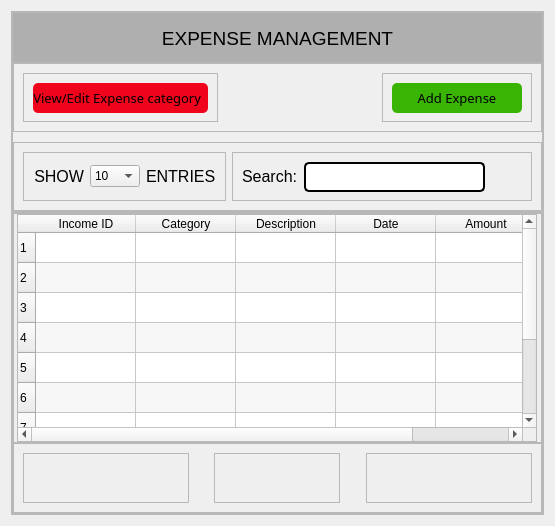
                  <widget class="QWidget" name="pageExpenseManagement">
                   <layout class="QVBoxLayout" name="verticalLayout_67">
                    <item>
                     <widget class="QFrame" name="frame_122">
                      <property name="frameShape">
                       <enum>QFrame::StyledPanel</enum>
                      </property>
                      <property name="frameShadow">
                       <enum>QFrame::Raised</enum>
                      </property>
                      <layout class="QVBoxLayout" name="verticalLayout_58">
                       <property name="spacing">
                        <number>0</number>
                       </property>
                       <property name="leftMargin">
                        <number>0</number>
                       </property>
                       <property name="topMargin">
                        <number>0</number>
                       </property>
                       <property name="rightMargin">
                        <number>0</number>
                       </property>
                       <property name="bottomMargin">
                        <number>0</number>
                       </property>
                       <item>
                        <widget class="QFrame" name="frame_123">
                         <property name="minimumSize">
                          <size>
                           <width>30</width>
                           <height>30</height>
                          </size>
                         </property>
                         <property name="maximumSize">
                          <size>
                           <width>16777215</width>
                           <height>50</height>
                          </size>
                         </property>
                         <property name="frameShape">
                          <enum>QFrame::StyledPanel</enum>
                         </property>
                         <property name="frameShadow">
                          <enum>QFrame::Raised</enum>
                         </property>
                         <layout class="QVBoxLayout" name="verticalLayout_62">
                          <property name="spacing">
                           <number>0</number>
                          </property>
                          <property name="leftMargin">
                           <number>0</number>
                          </property>
                          <property name="topMargin">
                           <number>0</number>
                          </property>
                          <property name="rightMargin">
                           <number>0</number>
                          </property>
                          <property name="bottomMargin">
                           <number>0</number>
                          </property>
                          <item>
                           <widget class="QLabel" name="label_53">
                            <property name="minimumSize">
                             <size>
                              <width>0</width>
                              <height>50</height>
                             </size>
                            </property>
                            <property name="font">
                             <font>
                              <pointsize>14</pointsize>
                             </font>
                            </property>
                            <property name="styleSheet">
                             <string notr="true">background-color: rgb(175, 175, 175);</string>
                            </property>
                            <property name="text">
                             <string>EXPENSE MANAGEMENT</string>
                            </property>
                            <property name="alignment">
                             <set>Qt::AlignCenter</set>
                            </property>
                           </widget>
                          </item>
                         </layout>
                        </widget>
                       </item>
                       <item>
                        <widget class="QFrame" name="frame_124">
                         <property name="minimumSize">
                          <size>
                           <width>0</width>
                           <height>100</height>
                          </size>
                         </property>
                         <property name="maximumSize">
                          <size>
                           <width>16777215</width>
                           <height>150</height>
                          </size>
                         </property>
                         <property name="frameShape">
                          <enum>QFrame::StyledPanel</enum>
                         </property>
                         <property name="frameShadow">
                          <enum>QFrame::Raised</enum>
                         </property>
                         <layout class="QVBoxLayout" name="verticalLayout_63">
                          <property name="spacing">
                           <number>10</number>
                          </property>
                          <property name="leftMargin">
                           <number>0</number>
                          </property>
                          <property name="topMargin">
                           <number>0</number>
                          </property>
                          <property name="rightMargin">
                           <number>0</number>
                          </property>
                          <property name="bottomMargin">
                           <number>0</number>
                          </property>
                          <item>
                           <widget class="QFrame" name="frame_125">
                            <property name="frameShape">
                             <enum>QFrame::StyledPanel</enum>
                            </property>
                            <property name="frameShadow">
                             <enum>QFrame::Raised</enum>
                            </property>
                            <layout class="QHBoxLayout" name="horizontalLayout_47">
                             <item alignment="Qt::AlignLeft">
                              <widget class="QFrame" name="frame_126">
                               <property name="frameShape">
                                <enum>QFrame::StyledPanel</enum>
                               </property>
                               <property name="frameShadow">
                                <enum>QFrame::Raised</enum>
                               </property>
                               <layout class="QVBoxLayout" name="verticalLayout_64">
                                <item>
                                 <widget class="QPushButton" name="btn_pageExpenseManagement_ViewExpenseCategory">
                                  <property name="minimumSize">
                                   <size>
                                    <width>140</width>
                                    <height>30</height>
                                   </size>
                                  </property>
                                  <property name="font">
                                   <font>
                                    <family>Franklin Gothic Book</family>
                                    <pointsize>10</pointsize>
                                   </font>
                                  </property>
                                  <property name="cursor">
                                   <cursorShape>PointingHandCursor</cursorShape>
                                  </property>
                                  <property name="styleSheet">
                                   <string notr="true">border-radius:5px;
background-color: rgb(240, 4, 28);</string>
                                  </property>
                                  <property name="text">
                                   <string>View/Edit Expense category  </string>
                                  </property>
                                  <property name="icon">
                                   <iconset resource="resources.qrc">
                                    <normaloff>:/icons/icons/add.png</normaloff>:/icons/icons/add.png</iconset>
                                  </property>
                                 </widget>
                                </item>
                               </layout>
                              </widget>
                             </item>
                             <item alignment="Qt::AlignRight">
                              <widget class="QFrame" name="frame_127">
                               <property name="minimumSize">
                                <size>
                                 <width>150</width>
                                 <height>0</height>
                                </size>
                               </property>
                               <property name="frameShape">
                                <enum>QFrame::StyledPanel</enum>
                               </property>
                               <property name="frameShadow">
                                <enum>QFrame::Raised</enum>
                               </property>
                               <layout class="QVBoxLayout" name="verticalLayout_65">
                                <item>
                                 <widget class="QPushButton" name="btn_pageExpenseManagement_AddExpense">
                                  <property name="minimumSize">
                                   <size>
                                    <width>100</width>
                                    <height>30</height>
                                   </size>
                                  </property>
                                  <property name="font">
                                   <font>
                                    <family>Franklin Gothic Book</family>
                                    <pointsize>10</pointsize>
                                   </font>
                                  </property>
                                  <property name="cursor">
                                   <cursorShape>PointingHandCursor</cursorShape>
                                  </property>
                                  <property name="styleSheet">
                                   <string notr="true">border-radius:5px;
background-color: rgb(57, 180, 4);</string>
                                  </property>
                                  <property name="text">
                                   <string>Add Expense</string>
                                  </property>
                                  <property name="icon">
                                   <iconset resource="resources.qrc">
                                    <normaloff>:/icons/icons/add.png</normaloff>:/icons/icons/add.png</iconset>
                                  </property>
                                 </widget>
                                </item>
                               </layout>
                              </widget>
                             </item>
                            </layout>
                           </widget>
                          </item>
                          <item>
                           <widget class="QFrame" name="frame_128">
                            <property name="styleSheet">
                             <string notr="true"/>
                            </property>
                            <property name="frameShape">
                             <enum>QFrame::StyledPanel</enum>
                            </property>
                            <property name="frameShadow">
                             <enum>QFrame::Raised</enum>
                            </property>
                            <layout class="QHBoxLayout" name="horizontalLayout_48">
                             <item>
                              <widget class="QFrame" name="frame_129">
                               <property name="maximumSize">
                                <size>
                                 <width>250</width>
                                 <height>16777215</height>
                                </size>
                               </property>
                               <property name="frameShape">
                                <enum>QFrame::StyledPanel</enum>
                               </property>
                               <property name="frameShadow">
                                <enum>QFrame::Raised</enum>
                               </property>
                               <layout class="QHBoxLayout" name="horizontalLayout_49">
                                <item>
                                 <widget class="QLabel" name="label_54">
                                  <property name="font">
                                   <font>
                                    <pointsize>12</pointsize>
                                   </font>
                                  </property>
                                  <property name="text">
                                   <string>SHOW</string>
                                  </property>
                                  <property name="alignment">
                                   <set>Qt::AlignRight|Qt::AlignTrailing|Qt::AlignVCenter</set>
                                  </property>
                                 </widget>
                                </item>
                                <item>
                                 <widget class="QComboBox" name="combo_pageExpenseManagement_entries">
                                  <property name="maximumSize">
                                   <size>
                                    <width>50</width>
                                    <height>16777215</height>
                                   </size>
                                  </property>
                                  <property name="cursor">
                                   <cursorShape>PointingHandCursor</cursorShape>
                                  </property>
                                  <item>
                                   <property name="text">
                                    <string>10</string>
                                   </property>
                                  </item>
                                  <item>
                                   <property name="text">
                                    <string>15</string>
                                   </property>
                                  </item>
                                  <item>
                                   <property name="text">
                                    <string>20</string>
                                   </property>
                                  </item>
                                  <item>
                                   <property name="text">
                                    <string>30</string>
                                   </property>
                                  </item>
                                  <item>
                                   <property name="text">
                                    <string>50</string>
                                   </property>
                                  </item>
                                  <item>
                                   <property name="text">
                                    <string>100</string>
                                   </property>
                                  </item>
                                 </widget>
                                </item>
                                <item>
                                 <widget class="QLabel" name="label_55">
                                  <property name="font">
                                   <font>
                                    <pointsize>12</pointsize>
                                   </font>
                                  </property>
                                  <property name="text">
                                   <string>ENTRIES</string>
                                  </property>
                                 </widget>
                                </item>
                               </layout>
                              </widget>
                             </item>
                             <item alignment="Qt::AlignRight">
                              <widget class="QFrame" name="frame_130">
                               <property name="minimumSize">
                                <size>
                                 <width>300</width>
                                 <height>0</height>
                                </size>
                               </property>
                               <property name="frameShape">
                                <enum>QFrame::StyledPanel</enum>
                               </property>
                               <property name="frameShadow">
                                <enum>QFrame::Raised</enum>
                               </property>
                               <layout class="QHBoxLayout" name="horizontalLayout_50">
                                <item>
                                 <widget class="QLabel" name="label_56">
                                  <property name="font">
                                   <font>
                                    <pointsize>12</pointsize>
                                   </font>
                                  </property>
                                  <property name="text">
                                   <string>Search:</string>
                                  </property>
                                 </widget>
                                </item>
                                <item>
                                 <widget class="QLineEdit" name="led_pageExpenseManagement_search">
                                  <property name="minimumSize">
                                   <size>
                                    <width>0</width>
                                    <height>30</height>
                                   </size>
                                  </property>
                                  <property name="styleSheet">
                                   <string notr="true">border: 2px solid black;
border-radius: 5px</string>
                                  </property>
                                 </widget>
                                </item>
                                <item>
                                 <widget class="QPushButton" name="btn_pageExpenseManagement_search">
                                  <property name="minimumSize">
                                   <size>
                                    <width>30</width>
                                    <height>30</height>
                                   </size>
                                  </property>
                                  <property name="font">
                                   <font>
                                    <family>Franklin Gothic Book</family>
                                    <pointsize>10</pointsize>
                                   </font>
                                  </property>
                                  <property name="cursor">
                                   <cursorShape>PointingHandCursor</cursorShape>
                                  </property>
                                  <property name="styleSheet">
                                   <string notr="true">border-radius:5px;
background-color: rgb(255, 255, 255,0);</string>
                                  </property>
                                  <property name="text">
                                   <string/>
                                  </property>
                                  <property name="icon">
                                   <iconset resource="resources.qrc">
                                    <normaloff>:/icons/icons/search.png</normaloff>:/icons/icons/search.png</iconset>
                                  </property>
                                  <property name="shortcut">
                                   <string>Return</string>
                                  </property>
                                 </widget>
                                </item>
                               </layout>
                              </widget>
                             </item>
                            </layout>
                           </widget>
                          </item>
                         </layout>
                        </widget>
                       </item>
                       <item>
                        <widget class="QFrame" name="frame_131">
                         <property name="minimumSize">
                          <size>
                           <width>0</width>
                           <height>100</height>
                          </size>
                         </property>
                         <property name="maximumSize">
                          <size>
                           <width>16777215</width>
                           <height>1000</height>
                          </size>
                         </property>
                         <property name="frameShape">
                          <enum>QFrame::StyledPanel</enum>
                         </property>
                         <property name="frameShadow">
                          <enum>QFrame::Raised</enum>
                         </property>
                         <layout class="QVBoxLayout" name="verticalLayout_66">
                          <property name="spacing">
                           <number>0</number>
                          </property>
                          <property name="leftMargin">
                           <number>0</number>
                          </property>
                          <property name="topMargin">
                           <number>0</number>
                          </property>
                          <property name="rightMargin">
                           <number>0</number>
                          </property>
                          <property name="bottomMargin">
                           <number>0</number>
                          </property>
                          <item>
                           <widget class="QFrame" name="frame_132">
                            <property name="minimumSize">
                             <size>
                              <width>0</width>
                              <height>230</height>
                             </size>
                            </property>
                            <property name="frameShape">
                             <enum>QFrame::StyledPanel</enum>
                            </property>
                            <property name="frameShadow">
                             <enum>QFrame::Raised</enum>
                            </property>
                            <layout class="QHBoxLayout" name="horizontalLayout_51">
                             <property name="spacing">
                              <number>0</number>
                             </property>
                             <property name="leftMargin">
                              <number>0</number>
                             </property>
                             <property name="topMargin">
                              <number>0</number>
                             </property>
                             <property name="rightMargin">
                              <number>0</number>
                             </property>
                             <property name="bottomMargin">
                              <number>0</number>
                             </property>
                             <item>
                              <widget class="QTableWidget" name="table_pageexpenseManagement_Expense">
                               <property name="maximumSize">
                                <size>
                                 <width>520</width>
                                 <height>16777215</height>
                                </size>
                               </property>
                               <property name="acceptDrops">
                                <bool>false</bool>
                               </property>
                               <property name="autoFillBackground">
                                <bool>false</bool>
                               </property>
                               <property name="alternatingRowColors">
                                <bool>true</bool>
                               </property>
                               <property name="rowCount">
                                <number>10</number>
                               </property>
                               <property name="columnCount">
                                <number>5</number>
                               </property>
                               <row/>
                               <row/>
                               <row/>
                               <row/>
                               <row/>
                               <row/>
                               <row/>
                               <row/>
                               <row/>
                               <row/>
                               <column>
                                <property name="text">
                                 <string>Income ID</string>
                                </property>
                               </column>
                               <column>
                                <property name="text">
                                 <string>Category</string>
                                </property>
                               </column>
                               <column>
                                <property name="text">
                                 <string>Description</string>
                                </property>
                               </column>
                               <column>
                                <property name="text">
                                 <string>Date</string>
                                </property>
                               </column>
                               <column>
                                <property name="text">
                                 <string>Amount</string>
                                </property>
                               </column>
                              </widget>
                             </item>
                            </layout>
                           </widget>
                          </item>
                          <item alignment="Qt::AlignBottom">
                           <widget class="QFrame" name="frame_133">
                            <property name="minimumSize">
                             <size>
                              <width>0</width>
                              <height>50</height>
                             </size>
                            </property>
                            <property name="frameShape">
                             <enum>QFrame::StyledPanel</enum>
                            </property>
                            <property name="frameShadow">
                             <enum>QFrame::Raised</enum>
                            </property>
                            <layout class="QHBoxLayout" name="horizontalLayout_52">
                             <item>
                              <widget class="QFrame" name="frame_134">
                               <property name="frameShape">
                                <enum>QFrame::StyledPanel</enum>
                               </property>
                               <property name="frameShadow">
                                <enum>QFrame::Raised</enum>
                               </property>
                              </widget>
                             </item>
                             <item alignment="Qt::AlignHCenter|Qt::AlignVCenter">
                              <widget class="QFrame" name="frame_135">
                               <property name="frameShape">
                                <enum>QFrame::StyledPanel</enum>
                               </property>
                               <property name="frameShadow">
                                <enum>QFrame::Raised</enum>
                               </property>
                               <layout class="QHBoxLayout" name="horizontalLayout_53">
                                <item>
                                 <widget class="QPushButton" name="btn_pageIncomeManagement_pevious_3">
                                  <property name="minimumSize">
                                   <size>
                                    <width>50</width>
                                    <height>30</height>
                                   </size>
                                  </property>
                                  <property name="cursor">
                                   <cursorShape>PointingHandCursor</cursorShape>
                                  </property>
                                  <property name="styleSheet">
                                   <string notr="true">border-radius:5px</string>
                                  </property>
                                  <property name="text">
                                   <string/>
                                  </property>
                                  <property name="icon">
                                   <iconset resource="resources.qrc">
                                    <normaloff>:/icons/icons/previous.png</normaloff>:/icons/icons/previous.png</iconset>
                                  </property>
                                 </widget>
                                </item>
                                <item>
                                 <widget class="QPushButton" name="btn_pageIncomeManagement_next_3">
                                  <property name="minimumSize">
                                   <size>
                                    <width>50</width>
                                    <height>30</height>
                                   </size>
                                  </property>
                                  <property name="cursor">
                                   <cursorShape>PointingHandCursor</cursorShape>
                                  </property>
                                  <property name="styleSheet">
                                   <string notr="true">border-radius:5px</string>
                                  </property>
                                  <property name="text">
                                   <string/>
                                  </property>
                                  <property name="icon">
                                   <iconset resource="resources.qrc">
                                    <normaloff>:/icons/icons/next.png</normaloff>:/icons/icons/next.png</iconset>
                                  </property>
                                 </widget>
                                </item>
                               </layout>
                              </widget>
                             </item>
                             <item>
                              <widget class="QFrame" name="frame_136">
                               <property name="frameShape">
                                <enum>QFrame::StyledPanel</enum>
                               </property>
                               <property name="frameShadow">
                                <enum>QFrame::Raised</enum>
                               </property>
                              </widget>
                             </item>
                            </layout>
                           </widget>
                          </item>
                         </layout>
                        </widget>
                       </item>
                      </layout>
                     </widget>
                    </item>
                   </layout>
                  </widget>
